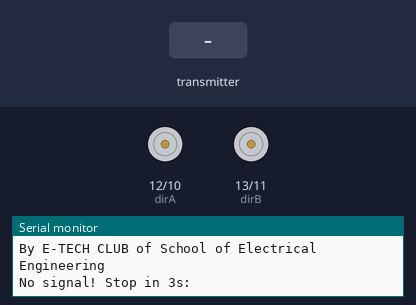
Simulated run of this sketch. Board: Arduino Mega 2560, built with avr-gcc and run on an emulated ATmega2560. Shown: direction and speed pins drawn as motors (green arrow = direction pin HIGH = forward, orange = LOW = backward, longer = more drive), the last lines printed to the serial monitor. The test bench sets the inputs (shaded band). No radio packets arrive unless stated.

Above: at 1.2 s.
1.3 s: the transmitter starts sending joystick.0 = 256
At 1.9 s:
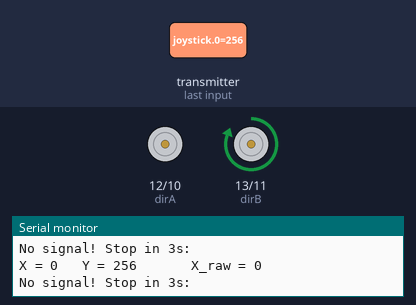
2.8 s: the transmitter starts sending joystick.1 = 1023
At 3.3 s:
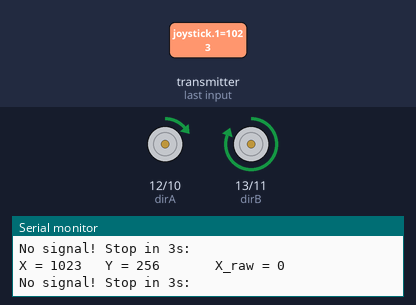
4.3 s: the transmitter starts sending joystick.0 = 0
At 5.1 s:
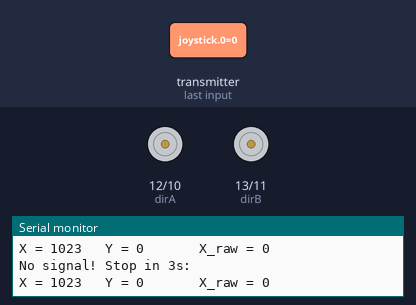
5.8 s: the transmitter starts sending joystick.2 = 256
At 6.9 s:
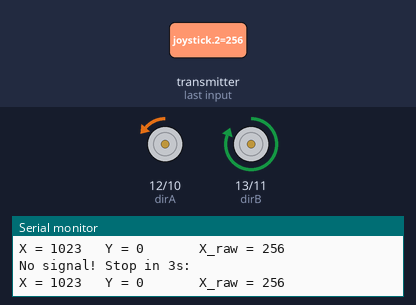
7.3 s: the transmitter starts sending joystick.2 = 1023
At 8.0 s:
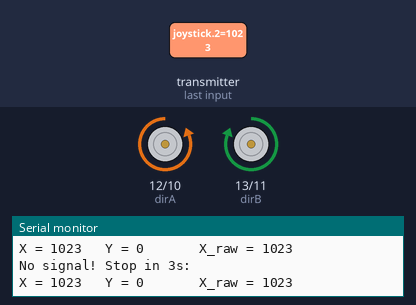
8.8 s: the transmitter starts sending joystick.0 = 1023
At 9.7 s:
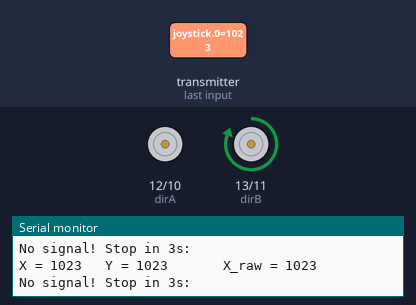
Timing chart, 0 to 11.8 s (numbered marks = the images above; inputs shaded):
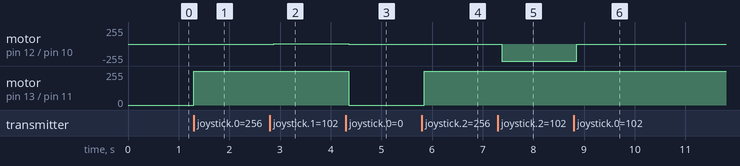

The sketch:

Controlled_Robot_test.ino
```cpp
#include <SPI.h>
#include "RF24.h"


RF24 myRadio (22, 23); // [CE,CS]
byte addresses[][6] = {"1Node"};

int joystick[3];
int Y;
int X,X_raw;

unsigned long nodatatime;
unsigned long waittime = 3000;

int enA=10 ,dirA=12;
int enB=11 ,dirB=13;
int i;

//Function prototype:
void motorGo(int y,int x,int x_raw);
void RF24_Init();


void setup() {
  pinMode(enA,OUTPUT);
  pinMode(dirA,OUTPUT);
  pinMode(enB,OUTPUT);
  pinMode(dirB,OUTPUT);
  Serial.begin(9600);
  Serial.println("===================Spying Robot===================");
  Serial.println("By E-TECH CLUB of School of Electrical Engineering");
  RF24_Init();

}

void RF24_Init(){
    myRadio.begin();
  myRadio.setChannel(108);
  myRadio.setDataRate(RF24_250KBPS);
  myRadio.setPALevel(RF24_PA_MAX);
  myRadio.openReadingPipe(1, addresses[0]);
  myRadio.startListening();
}
/* ===========ORIENTATION==============
 *  y = -255:255
 *  x = -255:555
    MOTOR B                 MOTOR A
                   Y+
                   |
                   |
          X-_ _ _ _|_ _ _ _X+
                   |
                   |
                   |
                   Y-
 */

void motorGo(int y,int x,int x_raw)
{   if(y>60){
    digitalWrite(dirA,HIGH);
    digitalWrite(dirB,HIGH);
    if(x>=0){
    analogWrite(enA,y-x);
    analogWrite(enB,y);
    }
    else{
    analogWrite(enA,y);
    analogWrite(enB,y+x);
    }

}
    if(y<-60){
    digitalWrite(dirA,LOW);
    digitalWrite(dirB,LOW);
    if(x>=0){
    analogWrite(enA,-y);
    analogWrite(enB,-y-x);
    }
    else{
    analogWrite(enA,-y+x);
    analogWrite(enB,-y);
    }
}
if(y>=-60&&y<=60){
    if(x_raw>=0){
    digitalWrite(dirA,LOW);
    digitalWrite(dirB,HIGH);
    analogWrite(enA,x_raw);
    analogWrite(enB,x_raw);
}
    else{
    digitalWrite(dirA,HIGH);
    digitalWrite(dirB,LOW);
    analogWrite(enA,-x_raw);
    analogWrite(enB,-x_raw);
    }
}
}
void loop()
{
if ( myRadio.available())
  {
    while (myRadio.available())
    {
      myRadio.read( &joystick, sizeof(joystick) );
    }

Y = joystick[0];
X = joystick[1];
X_raw = joystick[2];

  Serial.print("X = ");
  Serial.print(X);
  Serial.print("   Y = ");
  Serial.print(Y);
  Serial.print("       X_raw = ");
  Serial.print(X_raw);
  Serial.print("       ");
  motorGo(Y,X,X_raw);
 Serial.println();
  }
else{
      Serial.println("No signal! Stop in 3s: ");
      nodatatime = millis();
      while(myRadio.available()==false){
      if(millis() - nodatatime > waittime){
      motorGo(0,0,0);
      nodatatime=0;
      }
      }
  }
}
```

Measured:
- after the input at 1.3 s, motor on pin 13 (dirB) / pin 11 (enB): stopped → forward 255/255 at once
- after the input at 2.8 s, motor on pin 12 (dirA) / pin 10 (enA): stopped → forward 1/255 after 0.07 s
- after the input at 4.3 s, motor on pin 12 (dirA) / pin 10 (enA): forward 1/255 → stopped after 0.06 s; motor on pin 13 (dirB) / pin 11 (enB): forward 255/255 → stopped after 0.06 s
- after the input at 5.8 s, motor on pin 12 (dirA) / pin 10 (enA): stopped → backward 1/255 at once; motor on pin 13 (dirB) / pin 11 (enB): stopped → forward 255/255 at once
- after the input at 7.3 s, motor on pin 12 (dirA) / pin 10 (enA): backward 1/255 → backward 255/255 after 0.07 s
- after the input at 8.8 s, motor on pin 12 (dirA) / pin 10 (enA): backward 255/255 → stopped after 0.06 s
